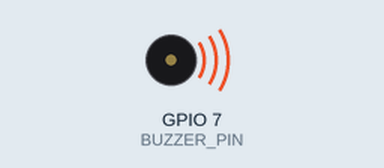
Simulated run of this program. Board: Raspberry Pi (BCM pin numbers). Parts: buzzer (waves = sounding). What the program prints to the terminal is not drawn.

Above: at 0.1 s.
At 14.1 s:
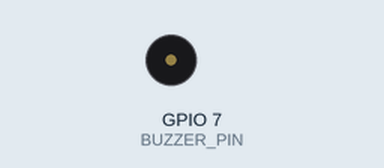
Timing chart, 0 to 15.6 s (numbered marks = the images above):
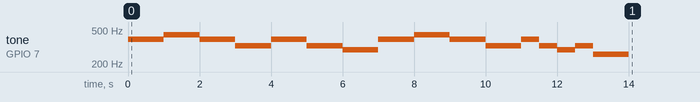

Measured:
- by itself, tone on GPIO 7 (BUZZER_PIN): plays 392 Hz for 1.0 s, 440 Hz for 1.0 s, 392 Hz for 1.0 s, 329 Hz for 1.0 s, 392 Hz for 1.0 s, 329 Hz for 1.0 s … (16 notes in this stretch)

The program:

_buzzer.py
```python
import RPi.GPIO as GPIO
from time import sleep

#BUZZER_PIN  = 17
BUZZER_PIN  = 7
ON = 1
OFF = 0

scale = [ 261, 294, 329, 349, 392, 440, 493, 523 ]
#scale = [ 523, 587, 659, 698, 784, 880, 987, 1046 ]

#melodySize = 24;
melodyList = [4, 4, 5, 5, 4, 4, 2, 4, 4, 2, 2, 1, 4, 4, 5, 5, 4, 4, 2, 4, 2, 1, 2, 0]
noteDurations = [0.5, 0.5, 0.5, 0.5, 0.5, 0.5, 1, 0.5, 0.5, 0.5, 0.5, 1,
                 0.5, 0.5, 0.5, 0.5, 0.5, 0.5, 1, 0.5, 0.5, 0.5, 0.5, 1]

openDoorBeep = [2,0,4,7]
noteDurations1= [1,1,1,1]

GPIO.setmode(GPIO.BCM)
GPIO.setwarnings(False)
GPIO.setup(BUZZER_PIN, GPIO.OUT)
pwm = GPIO.PWM(BUZZER_PIN, 100)       # frequency = 100 Hz


def playBuzzer(melodyList, noteDurations):
    pwm.start(100)                        # duty cycle = 100
    pwm.ChangeDutyCycle(50)
#    pwm.ChangeDutyCycle(90)
    for i in range(len(melodyList)):
        pwm.ChangeFrequency(scale[melodyList[i]])
        sleep(noteDurations[i])
    pwm.stop()

def controlBuzzer(buzzerStatus):
    if(buzzerStatus):
        pwm.start(100)                        # duty cycle = 100
        pwm.ChangeDutyCycle(50)
#        pwm.ChangeDutyCycle(90)
        for i in range(len(melodyList)):
            pwm.ChangeFrequency(scale[melodyList[i]])
            sleep(noteDurations[i])
    else:
        pwm.stop()

def main():
    print("start buzzer program ...")
#    controlBuzzer(ON)
#    controlBuzzer(OFF)

#    playBuzzer(openDoorBeep, noteDurations1)
    playBuzzer(melodyList, noteDurations)
    pwm.stop()

    try:
        while True:
            pass
    except KeyboardInterrupt:
        GPIO.cleanup()

if __name__ == '__main__':
    main()
```
